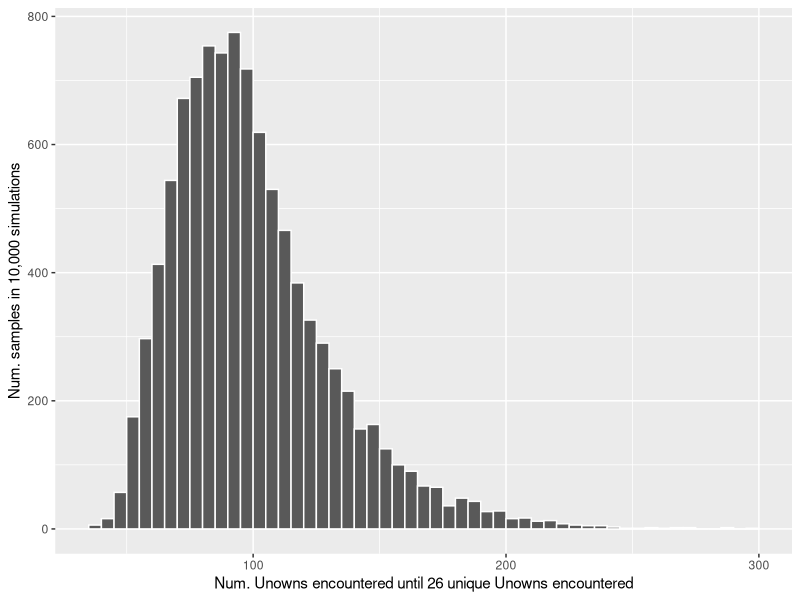

The R source for this figure:
## ---- chunk 1
knitr::opts_chunk$set(echo = TRUE)
## ---- chunk 2
sample(LETTERS, size = 1, replace = TRUE)
sample(LETTERS, size = 5, replace = TRUE)
sample(LETTERS, size = 10, replace = TRUE)
## ---- chunk 3
set.seed(252)  # For reproducble blogging
n_unique <- function(...) length(unique(...))

first_batch <- sample(LETTERS, size = 26, replace = TRUE)
first_batch
n_unique(first_batch)

leftover <- 26 - n_unique(first_batch)
leftover
## ---- chunk 4
second_batch <- sample(LETTERS, size = leftover, replace = TRUE)
second_batch

both_batches <- c(first_batch, second_batch)
n_unique(both_batches)

leftover <- 26 - n_unique(both_batches)
leftover
## ---- chunk 5
third_batch <- sample(LETTERS, size = leftover, replace = TRUE)
third_batch

all_batches <- c(both_batches, third_batch)
n_unique(all_batches)

leftover <- 26 - n_unique(all_batches)
leftover
## ---- chunk 6
simulate_unown <- function() {
  n_unique <- 0
  target <- 26
  encountered <- character(0)
  
  # Take 26 samples on first iteration, 26 - n_unique on next iteration, etc.
  while (target - n_unique > 0) {
    batch <- sample(LETTERS, size = target - n_unique, replace = TRUE)
    encountered <- c(encountered, batch)
    n_unique <- length(unique(encountered))
  }
  
  length(encountered)
}
## ---- chunk 7
simulate_unown()
simulate_unown()
simulate_unown()
## ---- chunk 8
simulations <- replicate(10000, simulate_unown())
## ---- chunk 9
summary(simulations)
quantile(simulations, probs = c(.05, .10, .25, .75, .90, .95))
## ---- chunk 10
library(ggplot2)
ggplot(data.frame(x = simulations)) + 
  aes(x = x) + 
  geom_histogram(binwidth = 5, color = "white", center = 102.5) + 
  labs(x = "Num. Unowns encountered until 26 unique Unowns encountered", 
       y = "Num. samples in 10,000 simulations")
## ---- chunk 11

